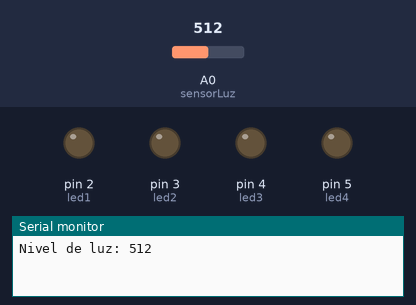
A sketch run on a simulated Arduino Uno, built with avr-gcc and run on an emulated ATmega328P. Parts: output pins drawn as LEDs (lit = HIGH), the last lines printed to the serial monitor. The test bench sets the inputs (shaded band); at power-on: A0 (sensorLuz) = 512.

Above: at 5.8 s.
5.9 s: A0 (sensorLuz) set to 483
At 11.4 s:
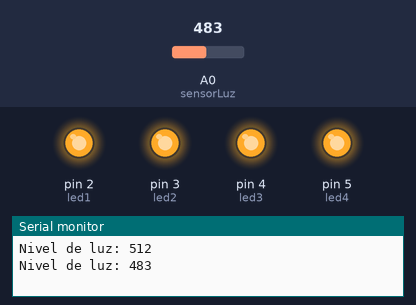
11.9 s: A0 (sensorLuz) set to 537
17.9 s: A0 (sensorLuz) set to 567
At 20.3 s:
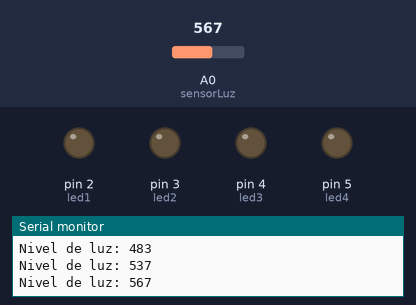
23.9 s: A0 (sensorLuz) set to 490
At 25.3 s:
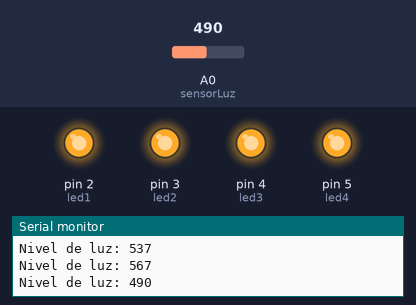
Timing chart, 0 to 26.9 s (numbered marks = the images above; inputs shaded):
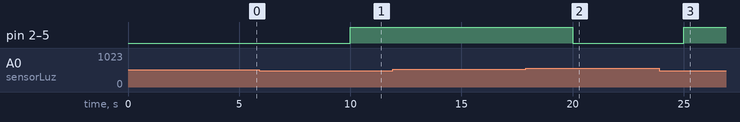

Measured:
- the behaviour switches between 500 and 499 on A0 (sensorLuz) (found by bisection; images 0 and 1)
- the behaviour switches between 550 and 551 on A0 (sensorLuz) (found by bisection; images 1 and 2)
- after the input at 5.9 s, pin 2 (led1), pin 3 (led2), pin 4 (led3), pin 5 (led4): LOW → HIGH after 4.1 s
- after the input at 17.9 s, pin 2 (led1), pin 3 (led2), pin 4 (led3), pin 5 (led4): HIGH → LOW after 2.1 s
- after the input at 23.9 s, pin 2 (led1), pin 3 (led2), pin 4 (led3), pin 5 (led4): LOW → HIGH after 1.1 s

The sketch:

Parte_3.ino
```cpp
const int led1 = 2;
const int led2 = 3;
const int led3 = 4;
const int led4 = 5;
const int sensorLuz = A0;

int estadoLEDs = LOW;
int valorAnterior = -1;

void setup() {
  pinMode(led1, OUTPUT);
  pinMode(led2, OUTPUT);
  pinMode(led3, OUTPUT);
  pinMode(led4, OUTPUT);
  Serial.begin(9600);
}

void loop() {
  int luz = analogRead(sensorLuz);

  if (luz != valorAnterior) {
    Serial.print("Nivel de luz: ");
    Serial.println(luz);
    valorAnterior = luz;
  }

  if (luz < 500 && estadoLEDs == LOW) {
    estadoLEDs = HIGH;
  } else if (luz > 550 && estadoLEDs == HIGH) {
    estadoLEDs = LOW;
  }

  digitalWrite(led1, estadoLEDs);
  digitalWrite(led2, estadoLEDs);
  digitalWrite(led3, estadoLEDs);
  digitalWrite(led4, estadoLEDs);

  delay(5000);
}
```
